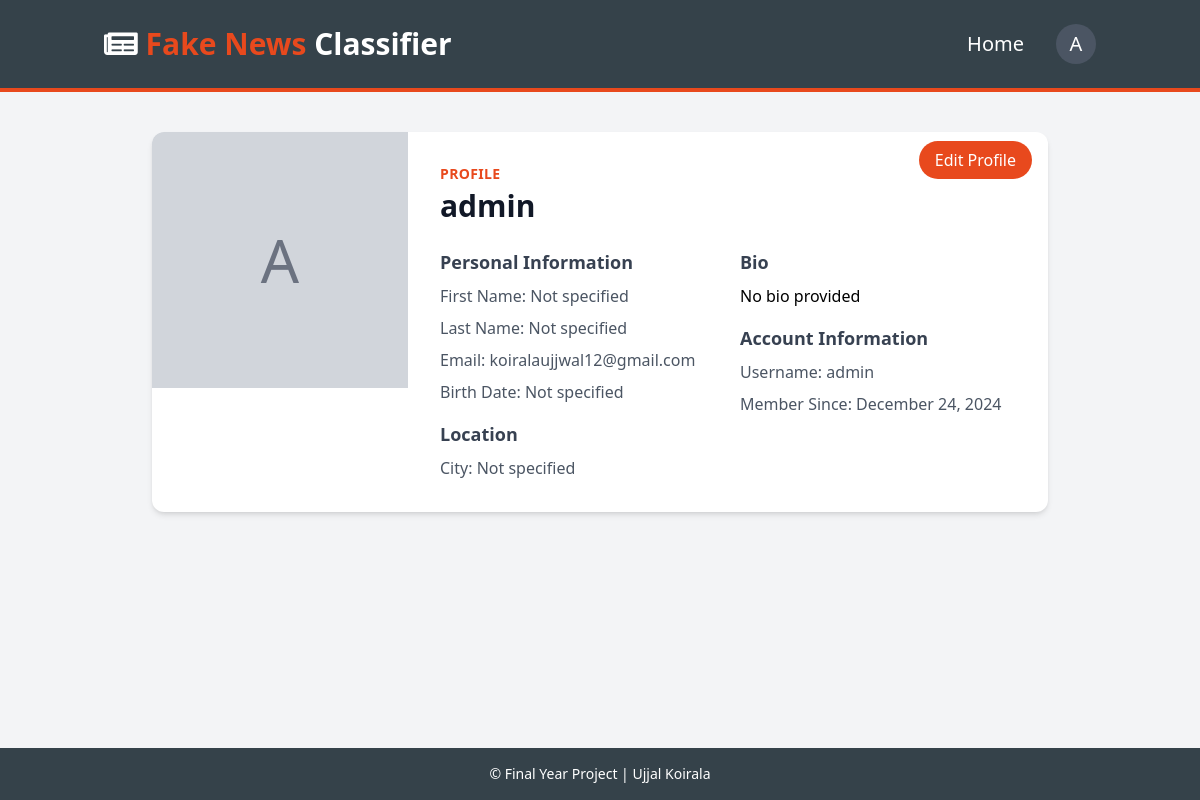
Before: /profile/ (signed in) with the older database file.
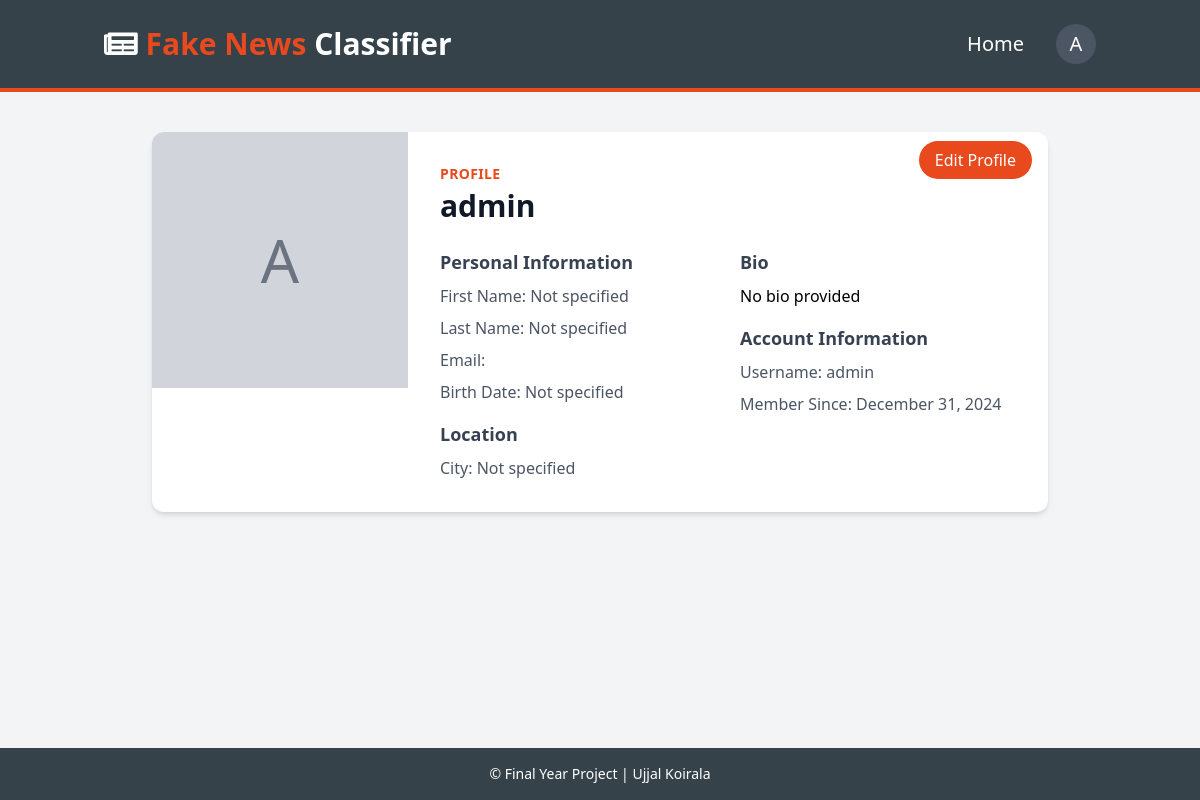
After: the same page with the newer database file.
### actounts_app/models.py (models this page shows, shortened)
class CustomUser(AbstractUser):
    bio = models.TextField(max_length=500, blank=True)
    location = models.CharField(max_length=30, blank=True)
    birth_date = models.DateField(null=True, blank=True)
    profile_picture = models.ImageField(upload_to='profile_pics/', null=True, blank=True)

### actounts_app/views.py (the view)
# urls.py: path('profile/', views.profile_view, name='profile'),
@login_required
def profile_view(request):
    return render(request, 'accounts/profile.html')

### actounts_app/templates/accounts/profile.html (shortened to what this page needs)
<!DOCTYPE html>
<html lang="en">
<head>
    <link rel="stylesheet" href="https://cdnjs.cloudflare.com/ajax/libs/font-awesome/5.15.3/css/all.min.css">
    <script src="https://cdn.tailwindcss.com"></script>
</head>
<body class="flex flex-col min-h-screen bg-gray-100 font-sans">
    <header class="bg-primary text-white py-6 border-b-4 border-secondary">
        <div class="container mx-auto px-4">
            <div class="flex flex-col sm:flex-row justify-between items-center">
                <div id="branding" class="mb-4 sm:mb-0">
                    <h1 class="text-3xl font-bold">
                        <i class="fas fa-newspaper"></i>
                        <span class="text-secondary">Fake News</span> Classifier
                    </h1>
                </div>
                <nav class="flex items-center space-x-6">
                    <a href="{% url 'classify_news' %}"
                       class="text-white hover:text-secondary transition duration-300 text-lg md:text-xl px-2">
                        Home
                    </a>
                    {% if user.is_authenticated %}
                        <div class="relative">
                            <button
                                onclick="toggleDropdown()"
                                class="flex items-center space-x-2 focus:outline-none"
                                aria-expanded="false"
                            >
                                <div class="w-10 h-10 rounded-full overflow-hidden bg-gray-300">
                                    {% if user.profile_picture %}
                                        <img
                                            src="{{ user.profile_picture.url }}"
                                            alt=""
                                            class="w-full h-full object-cover"
                                        >
                                    {% else %}
                                        <div class="w-full h-full flex items-center justify-center bg-gray-600 text-white text-xl">
                                            {{ user.username|make_list|first|upper }}
                                        </div>
                                    {% endif %}
                                </div>
                            </button>
                        </div>
                    {% endif %}
                </nav>
            </div>
        </div>
    </header>
    <main class="flex-grow container mx-auto px-4 py-10">
        <div class="max-w-4xl mx-auto bg-white rounded-xl shadow-md overflow-hidden">
            <div class="md:flex">
                <div class="md:flex-shrink-0 relative">
                    {% if user.profile_picture %}
                        <img class="h-64 w-full object-cover md:w-64" src="{{ user.profile_picture.url }}" alt="{{ user.username }}">
                    {% else %}
                        <div class="h-64 w-full md:w-64 bg-gray-300 flex items-center justify-center">
                            <span class="text-gray-500 text-6xl">{{ user.username|make_list|first|upper }}</span>
                        </div>
                    {% endif %}
                </div>
                <div class="p-8 w-full relative">
                    <div class="absolute top-0 right-0 mt-4 mr-4">
                        <a href="{% url 'edit_profile' %}" class="bg-secondary text-white px-4 py-2 rounded-full hover:bg-opacity-80 transition duration-300">
                            Edit Profile
                        </a>
                    </div>
                    <div class="uppercase tracking-wide text-sm text-secondary font-semibold mb-1">Profile</div>
                    <h2 class="text-3xl font-bold text-gray-900">{{ user.username }}</h2>
                    <div class="mt-6 grid grid-cols-1 md:grid-cols-2 gap-6">
                        <div class="space-y-4">
                            <div>
                                <h3 class="text-lg font-semibold text-gray-700">Personal Information</h3>
                                <div class="mt-2 space-y-2">
                                    <p class="text-gray-600">
                                        <span class="font-medium">First Name:</span>
                                        {{ user.first_name|default:"Not specified" }}
                                    </p>
                                    <p class="text-gray-600">
                                        <span class="font-medium">Last Name:</span>
                                        {{ user.last_name|default:"Not specified" }}
                                    </p>
                                    <p class="text-gray-600">
                                        <span class="font-medium">Email:</span>
                                        {{ user.email }}
                                    </p>
                                    <p class="text-gray-600">
                                        <span class="font-medium">Birth Date:</span>
                                        {{ user.birth_date|date:"F d, Y"|default:"Not specified" }}
                                    </p>
                                </div>
                            </div>
                            <div>
                                <h3 class="text-lg font-semibold text-gray-700">Location</h3>
                                <div class="mt-2 space-y-2">
                                    <p class="text-gray-600">
                                        <span class="font-medium">City:</span>
                                        {{ user.location|default:"Not specified" }}
                                    </p>
                                </div>
                            </div>
                        </div>
                        <div class="space-y-4">
                            <div>
                                <h3 class="text-lg font-semibold text-gray-700">Bio</h3>
                                <p class="mt-2 text-gray-600">{{ user.bio|default:"No bio provided"|linebreaks }}</p>
                            </div>
                            <div>
                                <h3 class="text-lg font-semibold text-gray-700">Account Information</h3>
                                <div class="mt-2 space-y-2">
                                    <p class="text-gray-600">
                                        <span class="font-medium">Username:</span>
                                        {{ user.username }}
                                    </p>
                                    <p class="text-gray-600">
                                        <span class="font-medium">Member Since:</span>
                                        {{ user.date_joined|date:"F d, Y" }}
                                    </p>
                                </div>
                            </div>
                        </div>
                    </div>
                </div>
            </div>
        </div>
    </main>
    <footer class="bg-primary text-white text-center py-4 mt-8">
        <p class="text-sm">&copy; Final Year Project | Ujjal Koirala</p>
    </footer>
</body>
</html>

Changed rows visible on the page:
changed CustomUser "admin": date_joined "December 24, 2024" → "December 31, 2024"; email "koiralaujjwal12@gmail.com" → (not shown)
